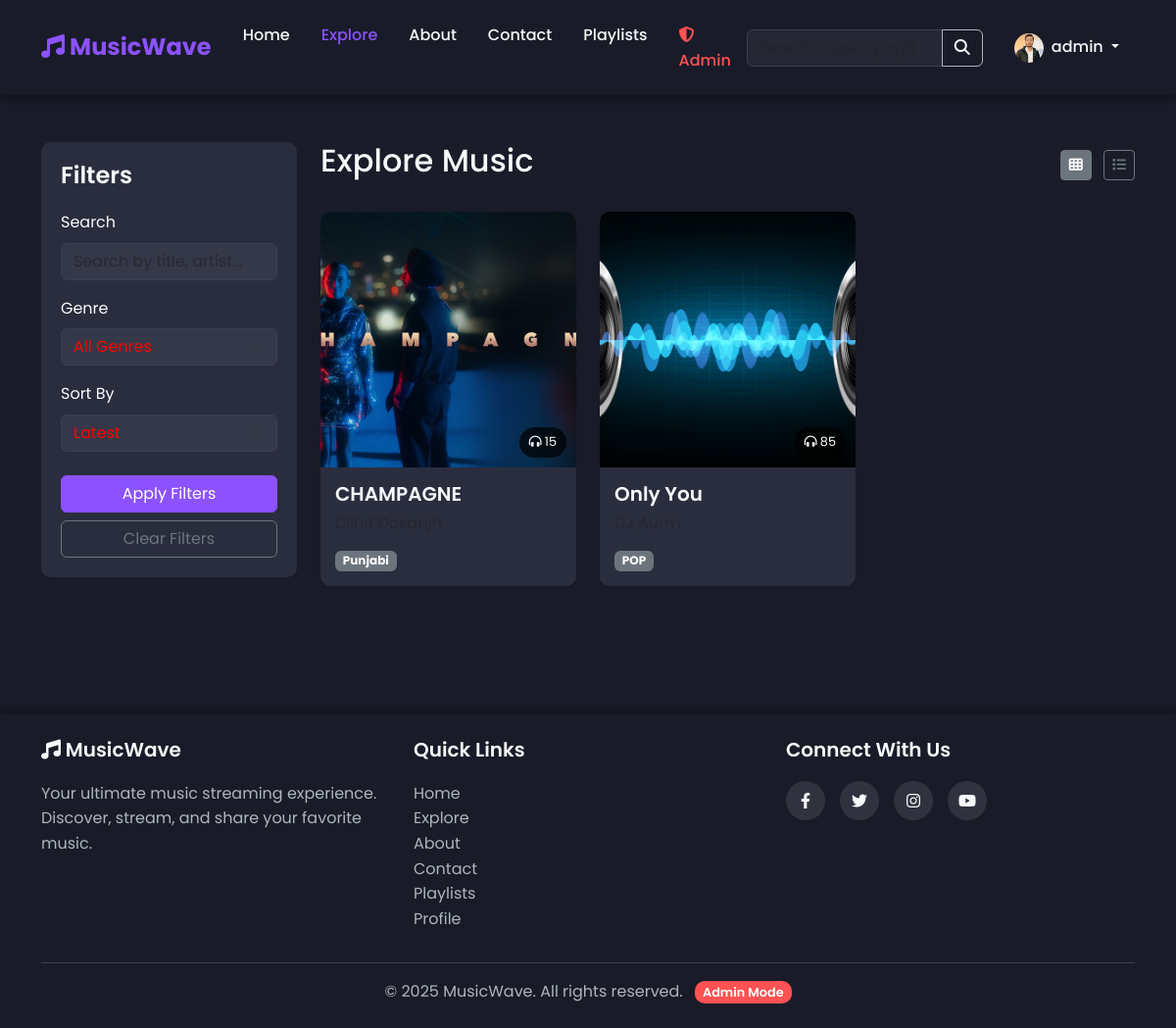
Before: /music/ (signed in) with the older database file.
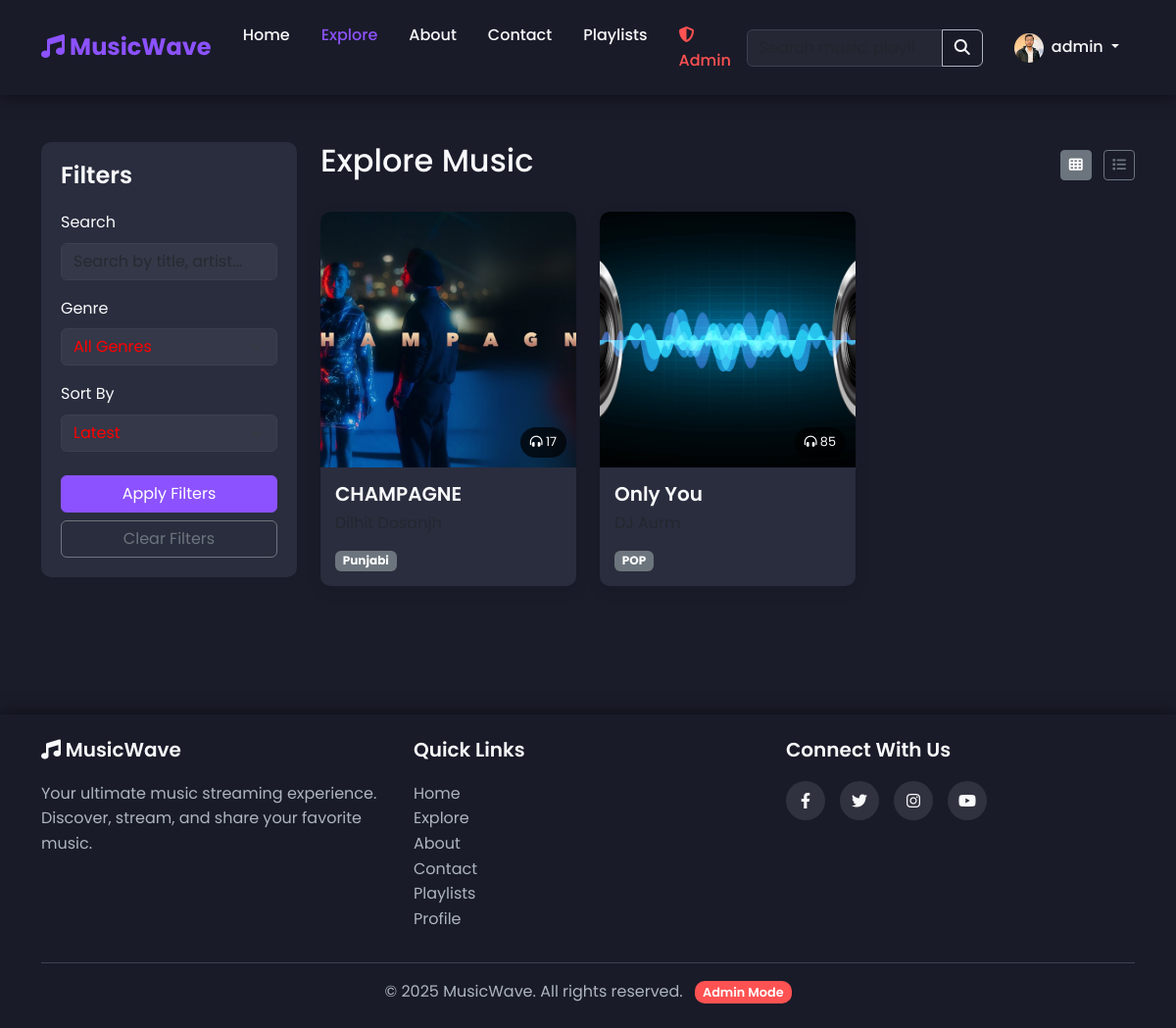
After: the same page with the newer database file.
### core/models.py (models this page shows, shortened)
class Music(models.Model):
    title = models.CharField(max_length=255)
    artist = models.CharField(max_length=255)
    album = models.CharField(max_length=255, blank=True, null=True)
    genre = models.CharField(max_length=100, blank=True, null=True)
    genre_fk = models.ForeignKey(Genre, on_delete=models.SET_NULL, null=True, blank=True, related_name='music')
    release_date = models.DateField(blank=True, null=True)
    duration = models.FloatField(default=0.0)
    audio_file = models.FileField(upload_to='music/')
    cover_image = models.ImageField(upload_to='covers/', blank=True, null=True)
    upload_date = models.DateTimeField(default=timezone.now)
    uploader = models.ForeignKey(User, on_delete=models.CASCADE, related_name='uploaded_music')
    is_approved = models.BooleanField(default=True)
    plays_count = models.IntegerField(default=0)

class Genre(models.Model):
    name = models.CharField(max_length=100, unique=True)
    description = models.TextField(blank=True, null=True)
    image = models.ImageField(upload_to='genre_images/', blank=True, null=True)
    created_at = models.DateTimeField(auto_now_add=True)
    class Meta:
        ordering = ['name']

### core/views.py (the view)
# urls.py: path('music/', views.music_list, name='music_list'),
@login_required
def music_list(request):
    search_query = request.GET.get('q', '')
    genre_filter = request.GET.get('genre', '')
    uploader_filter = request.GET.get('uploader', '')
    sort_by = request.GET.get('sort', 'latest')
    music_query = Music.objects.filter(is_approved=True)
    if search_query:
        music_query = music_query.filter(
            Q(title__icontains=search_query) |
            Q(artist__icontains=search_query) |
            Q(album__icontains=search_query)
        )
    if genre_filter:
        try:
            genre = Genre.objects.get(name=genre_filter)
            music_query = music_query.filter(Q(genre_fk=genre) | Q(genre=genre_filter))
        except Genre.DoesNotExist:
            music_query = music_query.filter(genre=genre_filter)
    if uploader_filter:
        music_query = music_query.filter(uploader_id=uploader_filter)
    if sort_by == 'popular':
        music_query = music_query.order_by('-plays_count')
    elif sort_by == 'rating':
        music_query = music_query.annotate(avg_rating=Avg('ratings__rating')).order_by('-avg_rating')
    else:  # latest
        music_query = music_query.order_by('-upload_date')
    all_genres = Genre.objects.all().order_by('name')
    uploaders = User.objects.filter(uploaded_music__isnull=False).distinct()
    context = {
        'music_list': music_query,
        'genres': all_genres,
        'uploaders': uploaders,
        'search_query': search_query,
        'genre_filter': genre_filter,
        'uploader_filter': uploader_filter,
        'sort_by': sort_by,
    }
    return render(request, 'core/music_list.html', context)

### core/views.py (called while the page is built, shortened)
    def __call__(self, request):
        return self.get_response(request)

### templates/core/music_list.html (shortened to what the changed rows need)
{% extends 'base.html' %}
{% load static %}
{% block content %}
    <section class="music-list-section py-5">
        <div class="container">
            <div class="row">
                <div class="col-lg-9">
                    <div class="d-flex justify-content-between align-items-center mb-4">
                        <h2>Explore Music</h2>
                    </div>
                    <div id="grid-view" class="row g-4">
                        {% for music in music_list %}
                            <div class="col-md-4">
                                <div class="music-card">
                                    <div class="music-card-img">
                                        {% if music.cover_image %}
                                            <img src="{{ music.cover_image.url }}"
                                                 alt="{{ music.title }}"
                                                 class="music-cover"
                                                 width="80"
                                                 height="80">
                                        {% else %}
                                            <img src="{% static 'images/default-cover.png' %}"
                                                 alt="{{ music.title }}"
                                                 class="music-cover"
                                                 width="80"
                                                 height="80">
                                        {% endif %}
                                        <div class="play-count">
                                            <i class="fas fa-headphones-alt"></i> {{ music.plays_count }}
                                        </div>
                                    </div>
                                    <div class="music-card-body">
                                        <h5>
                                            <a href="{% url 'music_detail' music.id %}">{{ music.title }}</a>
                                        </h5>
                                        <p class="text-muted">{{ music.artist }}</p>
                                        <div class="d-flex justify-content-between align-items-center">
                                            {% if music.genre_fk %}
                                                <a href="{% url 'genre_detail' music.genre_fk.id %}"
                                                   class="badge bg-secondary text-decoration-none">{{ music.genre_fk.name }}</a>
                                            {% else %}
                                                <span class="badge bg-secondary">{{ music.genre|default:"Unknown" }}</span>
                                            {% endif %}
                                        </div>
                                    </div>
                                </div>
                            </div>
                        {% empty %}
                            <div class="col-12">
                                <div class="alert alert-info">No music found matching your criteria. Try adjusting your filters.</div>
                            </div>
                        {% endfor %}
                    </div>
                </div>
            </div>
        </div>
    </section>
{% endblock %}

Changed rows visible on the page:
changed Music "CHAMPAGNE": plays_count "15" → "17"
